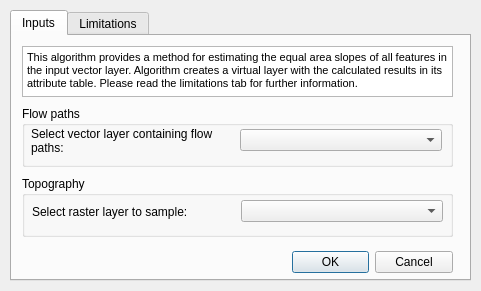
<?xml version="1.0" encoding="UTF-8"?>
<ui version="4.0">
 <class>Dialog</class>
 <widget class="QDialog" name="Dialog">
  <property name="geometry">
   <rect>
    <x>0</x>
    <y>0</y>
    <width>481</width>
    <height>291</height>
   </rect>
  </property>
  <property name="windowTitle">
   <string>Equal Area Slope Estimator</string>
  </property>
  <widget class="QTabWidget" name="tabWidget">
   <property name="geometry">
    <rect>
     <x>10</x>
     <y>10</y>
     <width>461</width>
     <height>271</height>
    </rect>
   </property>
   <property name="currentIndex">
    <number>0</number>
   </property>
   <widget class="QWidget" name="tab">
    <attribute name="title">
     <string>Inputs</string>
    </attribute>
    <widget class="QGroupBox" name="groupBox_2">
     <property name="geometry">
      <rect>
       <x>10</x>
       <y>140</y>
       <width>431</width>
       <height>61</height>
      </rect>
     </property>
     <property name="title">
      <string>Topography</string>
     </property>
     <widget class="QWidget" name="horizontalLayoutWidget_3">
      <property name="geometry">
       <rect>
        <x>10</x>
        <y>20</y>
        <width>411</width>
        <height>31</height>
       </rect>
      </property>
      <layout class="QHBoxLayout" name="horizontalLayout_3">
       <item>
        <widget class="QLabel" name="label_3">
         <property name="text">
          <string>Select raster layer to sample:</string>
         </property>
        </widget>
       </item>
       <item>
        <widget class="QgsMapLayerComboBox" name="rlayerComboBox"/>
       </item>
      </layout>
     </widget>
    </widget>
    <widget class="QGroupBox" name="groupBox">
     <property name="geometry">
      <rect>
       <x>10</x>
       <y>70</y>
       <width>431</width>
       <height>61</height>
      </rect>
     </property>
     <property name="title">
      <string>Flow paths</string>
     </property>
     <widget class="QWidget" name="horizontalLayoutWidget">
      <property name="geometry">
       <rect>
        <x>9</x>
        <y>19</y>
        <width>411</width>
        <height>31</height>
       </rect>
      </property>
      <layout class="QHBoxLayout" name="horizontalLayout">
       <item>
        <widget class="QLabel" name="label">
         <property name="text">
          <string>Select vector layer containing flow paths:</string>
         </property>
         <property name="wordWrap">
          <bool>true</bool>
         </property>
        </widget>
       </item>
       <item>
        <widget class="QgsMapLayerComboBox" name="vlayerComboBox"/>
       </item>
      </layout>
     </widget>
    </widget>
    <widget class="QDialogButtonBox" name="buttonBox">
     <property name="geometry">
      <rect>
       <x>280</x>
       <y>210</y>
       <width>161</width>
       <height>32</height>
      </rect>
     </property>
     <property name="orientation">
      <enum>Qt::Horizontal</enum>
     </property>
     <property name="standardButtons">
      <set>QDialogButtonBox::Cancel|QDialogButtonBox::Ok</set>
     </property>
    </widget>
    <widget class="QTextBrowser" name="textBrowser_2">
     <property name="geometry">
      <rect>
       <x>10</x>
       <y>10</y>
       <width>431</width>
       <height>51</height>
      </rect>
     </property>
     <property name="html">
      <string>&lt;!DOCTYPE HTML PUBLIC &quot;-//W3C//DTD HTML 4.0//EN&quot; &quot;http://www.w3.org/TR/REC-html40/strict.dtd&quot;&gt;
&lt;html&gt;&lt;head&gt;&lt;meta name=&quot;qrichtext&quot; content=&quot;1&quot; /&gt;&lt;style type=&quot;text/css&quot;&gt;
p, li { white-space: pre-wrap; }
&lt;/style&gt;&lt;/head&gt;&lt;body style=&quot; font-family:'MS Shell Dlg 2'; font-size:8.25pt; font-weight:400; font-style:normal;&quot;&gt;
&lt;p style=&quot; margin-top:0px; margin-bottom:0px; margin-left:0px; margin-right:0px; -qt-block-indent:0; text-indent:0px;&quot;&gt;&lt;span style=&quot; font-size:8pt;&quot;&gt;This algorithm provides a method for estimating the equal area slopes of all features in the input vector layer. Algorithm creates a virtual layer with the calculated results in its attribute table. Please read the limitations tab for further information.&lt;/span&gt;&lt;/p&gt;&lt;/body&gt;&lt;/html&gt;</string>
     </property>
    </widget>
   </widget>
   <widget class="QWidget" name="tab_2">
    <attribute name="title">
     <string>Limitations</string>
    </attribute>
    <widget class="QTextBrowser" name="textBrowser">
     <property name="geometry">
      <rect>
       <x>5</x>
       <y>11</y>
       <width>441</width>
       <height>221</height>
      </rect>
     </property>
     <property name="html">
      <string>&lt;!DOCTYPE HTML PUBLIC &quot;-//W3C//DTD HTML 4.0//EN&quot; &quot;http://www.w3.org/TR/REC-html40/strict.dtd&quot;&gt;
&lt;html&gt;&lt;head&gt;&lt;meta name=&quot;qrichtext&quot; content=&quot;1&quot; /&gt;&lt;style type=&quot;text/css&quot;&gt;
p, li { white-space: pre-wrap; }
&lt;/style&gt;&lt;/head&gt;&lt;body style=&quot; font-family:'MS Shell Dlg 2'; font-size:8.25pt; font-weight:400; font-style:normal;&quot;&gt;
&lt;p style=&quot; margin-top:0px; margin-bottom:0px; margin-left:0px; margin-right:0px; -qt-block-indent:0; text-indent:0px;&quot;&gt;&lt;span style=&quot; font-size:12pt; font-weight:600; text-decoration: underline;&quot;&gt;Current limitations&lt;/span&gt;&lt;/p&gt;
&lt;p style=&quot;-qt-paragraph-type:empty; margin-top:0px; margin-bottom:0px; margin-left:0px; margin-right:0px; -qt-block-indent:0; text-indent:0px; font-size:12pt; font-weight:600; text-decoration: underline;&quot;&gt;&lt;br /&gt;&lt;/p&gt;
&lt;p style=&quot; margin-top:0px; margin-bottom:0px; margin-left:0px; margin-right:0px; -qt-block-indent:0; text-indent:0px;&quot;&gt;&lt;span style=&quot; font-size:9pt;&quot;&gt;• vector and raster layers must be in the same coordinate reference system;&lt;/span&gt;&lt;/p&gt;
&lt;p style=&quot; margin-top:0px; margin-bottom:0px; margin-left:0px; margin-right:0px; -qt-block-indent:0; text-indent:0px;&quot;&gt;&lt;span style=&quot; font-size:9pt;&quot;&gt;• vector layer extents must reside within raster layer extents;&lt;/span&gt;&lt;/p&gt;
&lt;p style=&quot; margin-top:0px; margin-bottom:0px; margin-left:0px; margin-right:0px; -qt-block-indent:0; text-indent:0px;&quot;&gt;&lt;span style=&quot; font-size:9pt;&quot;&gt;• vector layer must be a polyline or polygon layer;&lt;/span&gt;&lt;/p&gt;
&lt;p style=&quot; margin-top:0px; margin-bottom:0px; margin-left:0px; margin-right:0px; -qt-block-indent:0; text-indent:0px;&quot;&gt;&lt;span style=&quot; font-size:9pt;&quot;&gt;• assumes some thought has been put into digitising the flow paths;&lt;/span&gt;&lt;/p&gt;
&lt;p style=&quot; margin-top:0px; margin-bottom:0px; margin-left:0px; margin-right:0px; -qt-block-indent:0; text-indent:0px;&quot;&gt;&lt;span style=&quot; font-size:9pt;&quot;&gt;• samples only the first band of raster.&lt;/span&gt;&lt;/p&gt;
&lt;p style=&quot;-qt-paragraph-type:empty; margin-top:0px; margin-bottom:0px; margin-left:0px; margin-right:0px; -qt-block-indent:0; text-indent:0px; font-size:9pt;&quot;&gt;&lt;br /&gt;&lt;/p&gt;
&lt;p style=&quot; margin-top:0px; margin-bottom:0px; margin-left:0px; margin-right:0px; -qt-block-indent:0; text-indent:0px;&quot;&gt;&lt;span style=&quot; font-size:9pt;&quot;&gt;Subsequent revisions will improve the plug-in to better handle aforementioned limitations.&lt;/span&gt;&lt;/p&gt;
&lt;p style=&quot;-qt-paragraph-type:empty; margin-top:0px; margin-bottom:0px; margin-left:0px; margin-right:0px; -qt-block-indent:0; text-indent:0px; font-size:9pt;&quot;&gt;&lt;br /&gt;&lt;/p&gt;
&lt;p style=&quot; margin-top:0px; margin-bottom:0px; margin-left:0px; margin-right:0px; -qt-block-indent:0; text-indent:0px;&quot;&gt;&lt;span style=&quot; font-size:9pt;&quot;&gt;Please email me at andrew.j.campbell@aecom.com with any suggested improvements!&lt;/span&gt;&lt;/p&gt;&lt;/body&gt;&lt;/html&gt;</string>
     </property>
    </widget>
   </widget>
  </widget>
 </widget>
 <customwidgets>
  <customwidget>
   <class>QgsMapLayerComboBox</class>
   <extends>QComboBox</extends>
   <header>qgis.gui</header>
  </customwidget>
 </customwidgets>
 <resources/>
 <connections>
  <connection>
   <sender>buttonBox</sender>
   <signal>accepted()</signal>
   <receiver>Dialog</receiver>
   <slot>accept()</slot>
   <hints>
    <hint type="sourcelabel">
     <x>248</x>
     <y>254</y>
    </hint>
    <hint type="destinationlabel">
     <x>157</x>
     <y>274</y>
    </hint>
   </hints>
  </connection>
  <connection>
   <sender>buttonBox</sender>
   <signal>rejected()</signal>
   <receiver>Dialog</receiver>
   <slot>reject()</slot>
   <hints>
    <hint type="sourcelabel">
     <x>316</x>
     <y>260</y>
    </hint>
    <hint type="destinationlabel">
     <x>286</x>
     <y>274</y>
    </hint>
   </hints>
  </connection>
 </connections>
</ui>
